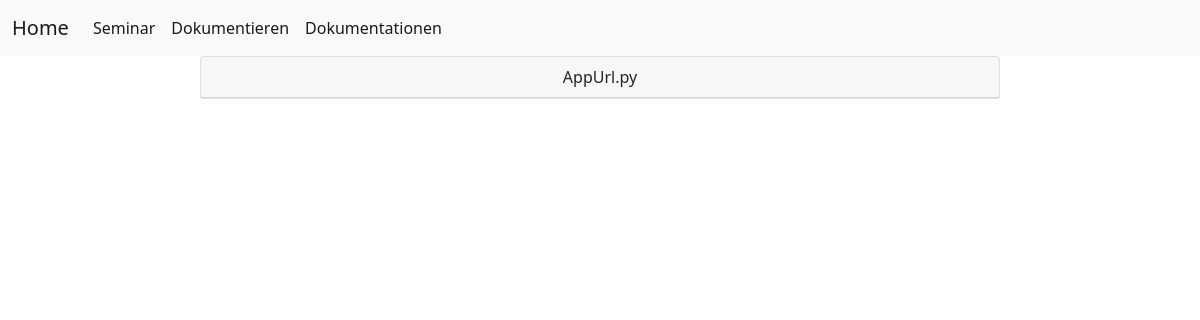
Page /appurl-doks on the earlier database version.
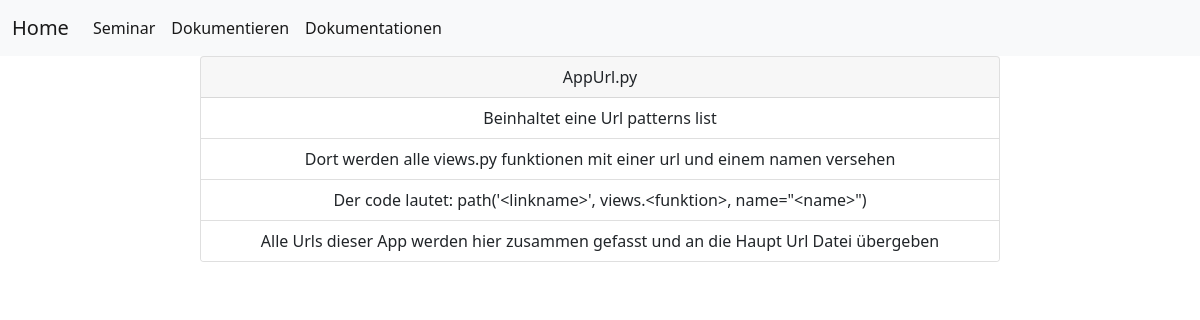
Same page on the later database version.
### prog1/models.py (models this page shows)
class AppUrlModel(models.Model):
    appurlDok  = models.CharField(max_length = 500, null=True, blank=True)

### prog1/views.py (the view)
# urls.py: path('appurl-doks', views.appurldoks, name='appurl-doks'),
def appurldoks(request):
    appurl = AppUrlModel.objects.all()
    context = {"appurlform": appurl}
    return render(request, "prog1/dokumente/appurls.html", context)

### prog1/templates/prog1/dokumente/appurls.html
{% extends "index.html" %}
{% block content %}
<center>
    <div class="card" style="width: 50rem;">
      <div class="card-header">
        AppUrl.py
      </div>
      <ul class="list-group list-group-flush">
          {% for dok in appurlform %}
            <li class="list-group-item">{{ dok.appurlDok }}</li>
          {% endfor %}
      </ul>
    </div>
</center>
{% endblock %}

Differences in the rows shown:
added AppUrlModel: appurlDok "Beinhaltet eine Url patterns list"
added AppUrlModel: appurlDok "Dort werden alle views.py funktionen mit einer url und einem namen versehen"
added AppUrlModel: appurlDok "Der code lautet: path('<linkname>', views.<funktion>, name=\"<name>\")"
added AppUrlModel: appurlDok "Alle Urls dieser App werden hier zusammen gefasst und an die Haupt Url Datei übergeben"
